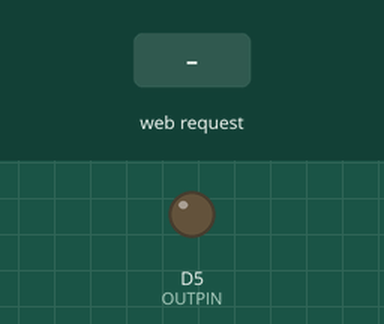
Recording of a sketch running on a simulated ESP8266 (NodeMCU). Parts: output pins drawn as LEDs (lit = HIGH). The inputs (shaded band) are chosen by the test bench. WiFi joins after 1.5 s; servers stay silent unless stated; what the sketch prints to the serial monitor is not drawn.

Above: at 2.7 s.
2.8 s: HTTP request GET /s1/off received
At 3.4 s:
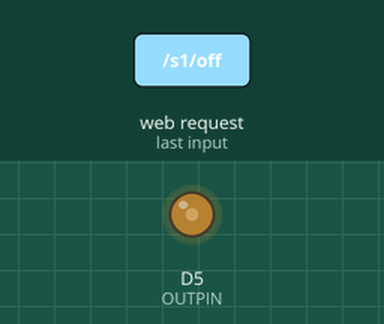
5.3 s: HTTP request GET /s2/on received
At 7.4 s:
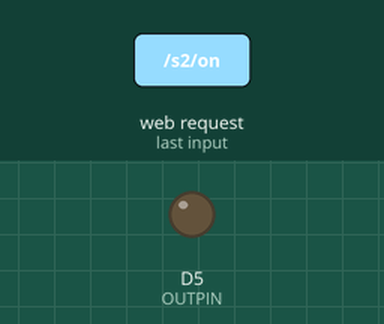
Timing chart, 0 to 8.9 s (numbered marks = the images above; inputs shaded):
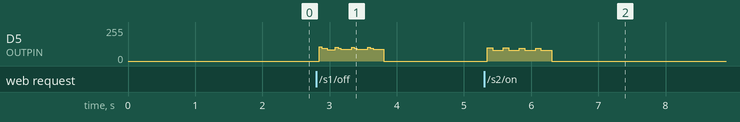

The sketch:

IoT_Smart_Wireless_Switch.ino
```cpp
/************************************************************

  Complete project details at http://randomnerdtutorials.com

  v1.0 9 April 2018

************************************************************** */

// Load Wi-Fi library
#include <ESP8266WiFi.h>

#define OUTPIN D5
#define SHORTPULSE 316
#define LONGPULSE 818
#define sw1_on    0     // This is the referece index in rccmds[]
#define sw1_off   1
#define sw2_on    2
#define sw2_off   3

const byte rfcmds[]={0xF,0xE,0xD,0xC,0xB,0xA,0x7,0x6,0x4,0x8};      //nocmd, 1 on/off,2 on/off,3 on/off,4 on/off,all on/off
const unsigned long address=0x12340;                                //this could be any 20bit value (not all tested)

// Replace with your network credentials
const char* ssid     = " your WiFi Router SSID here";
const char* password = " your WiFi password here ";


// Set web server port number to 80
WiFiServer server(80);

// Variable to store the HTTP request
String header;

// Auxiliar variables to store the current output state
String output_1_State = "off";
String output_2_State = "off";


void setup() {
  pinMode(OUTPIN,OUTPUT);   //pin for 433MHz data

  output_1_State = "off";
  output_2_State = "off";

  Serial.begin(115200);

  // Connect to Wi-Fi network with SSID and password
  Serial.print("Connecting to ");
  Serial.println(ssid);
  WiFi.begin(ssid, password);
  while (WiFi.status() != WL_CONNECTED) {
    delay(500);
    Serial.print(".");
  }
  // Print local IP address and start web server
  Serial.println("");
  Serial.println("WiFi connected.");
  Serial.println("IP address: ");
  Serial.println(WiFi.localIP());
  server.begin();
}

void loop(){
  WiFiClient client = server.available();   // Listen for incoming clients

  if (client) {                             // If a new client connects,
    Serial.println("New Client.");          // print a message out in the serial port
    String currentLine = "";                // make a String to hold incoming data from the client
    while (client.connected()) {            // loop while the client's connected
      if (client.available()) {             // if there's bytes to read from the client,
        char c = client.read();             // read a byte, then
        Serial.write(c);                    // print it out the serial monitor
        header += c;
        if (c == '\n') {                    // if the byte is a newline character
          // if the current line is blank, you got two newline characters in a row.
          // that's the end of the client HTTP request, so send a response:
          if (currentLine.length() == 0) {
            // HTTP headers always start with a response code (e.g. HTTP/1.1 200 OK)
            // and a content-type so the client knows what's coming, then a blank line:
            client.println("HTTP/1.1 200 OK");
            client.println("Content-type:text/html");
            client.println("Connection: close");
            client.println();

            // turns the wireless switches on and off
            if (header.indexOf("GET /s1/on") >= 0) {
              Serial.println("Switch 1 on");
              output_1_State = "on";
              sendrf(packet(address,rfcmds[sw1_on]));  // send command to RF receiver
            } else if (header.indexOf("GET /s1/off") >= 0) {
              Serial.println("Switch 1 off");
              sendrf(packet(address,rfcmds[sw1_off]));  // send command to RF receiver
              output_1_State = "off";
            } else if (header.indexOf("GET /s2/on") >= 0) {
              Serial.println("Switch 2 on");
              sendrf(packet(address,rfcmds[sw2_on]));  // send command to RF receiver
              output_2_State = "on";
            } else if (header.indexOf("GET /s2/off") >= 0) {
              Serial.println("Switch 2 off");
              sendrf(packet(address,rfcmds[sw2_off]));  // send command to RF receiver
              output_2_State = "off";
            }

            // Display the HTML web page
            client.println("<!DOCTYPE html><html>");
            client.println("<head><meta name=\"viewport\" content=\"width=device-width, initial-scale=1\">");
            client.println("<link rel=\"icon\" href=\"data:,\">");
            // CSS to style the on/off buttons
            // Feel free to change the background-color and font-size attributes to fit your preferences
            client.println("<style>html { font-family: Helvetica; display: inline-block; margin: 0px auto; text-align: center;}");
            client.println(".button { background-color: #195B6A; border: none; color: white; padding: 16px 40px;");
            client.println("text-decoration: none; font-size: 30px; margin: 2px; cursor: pointer;}");
            client.println(".button2 {background-color: #77878A;}</style></head>");

            // Web Page Heading
            client.println("<body><h2>Jaycar</h2>");
            client.println("<h1>IoT Smart Wireless Switch</h1>");
            client.println("<h2> </h2>");

            // Display current state, and ON/OFF buttons for Switch 1
            client.println("<p>Bedroom Lights - " + output_1_State + "</p>");
            // If the output_1_State is off, it displays the ON button
            if (output_1_State=="off") {
              client.println("<p><a href=\"/s1/on\"><button class=\"button\">ON</button></a></p>");
            } else {
              client.println("<p><a href=\"/s1/off\"><button class=\"button button2\">OFF</button></a></p>");
            }

            // Display current state, and ON/OFF buttons for Switch 2
            client.println("<p>Kitchen Lights - " + output_2_State + "</p>");
            // If the output_2_State is off, it displays the ON button
            if (output_2_State=="off") {
              client.println("<p><a href=\"/s2/on\"><button class=\"button\">ON</button></a></p>");
            } else {
              client.println("<p><a href=\"/s2/off\"><button class=\"button button2\">OFF</button></a></p>");
            }
            client.println("</body></html>");

            // The HTTP response ends with another blank line
            client.println();
            // Break out of the while loop
            break;
          } else { // if you got a newline, then clear currentLine
            currentLine = "";
          }
        } else if (c != '\r') {  // if you got anything else but a carriage return character,
          currentLine += c;      // add it to the end of the currentLine
        }
      }
    }
    // Clear the header variable
    header = "";
    // Close the connection
    client.stop();
    Serial.println("Client disconnected.");
    Serial.println("");
  }
}

unsigned long packet(unsigned long a,byte c){     //takes address, command, calculates crc and sends it
  unsigned long p;
  byte cx;
  p=((a&0xFFFFF)<<4)|(c&0xF);
  cx=rfcrc(p);
  p=(p<<8)|cx;
  return p;
}

byte rfcrc(unsigned long d){                      //calculate crc
  byte a,b,c;
  a=reverse(d>>16);
  b=reverse(d>>8);
  c=reverse(d);
  return reverse(a+b+c);
}


byte reverse(byte d){                             //reverse bit order in byte
  return ((d&0x80)>>7)|((d&0x40)>>5)|((d&0x20)>>3)|((d&0x10)>>1)|((d&0x08)<<1)|((d&0x04)<<3)|((d&0x02)<<5)|((d&0x01)<<7);
}

void sendrf(unsigned long int k){          //send a raw packet
  unsigned long int i;
  for(int r=0;r<20;r++){                   //do repeats-- do more if success rate is low
    for(i=0x80000000UL;i>0;i=i>>1){        //32 bits of sequence
      if(i&k){                             //hi bit
        digitalWrite(OUTPIN,HIGH);
        delayMicroseconds(LONGPULSE);
        digitalWrite(OUTPIN,LOW);
        delayMicroseconds(SHORTPULSE);
      }else{                               //lo bit
        digitalWrite(OUTPIN,HIGH);
        delayMicroseconds(SHORTPULSE);
        digitalWrite(OUTPIN,LOW);
        delayMicroseconds(LONGPULSE);
      }
    }
    digitalWrite(OUTPIN,HIGH);        //3 more lo bits
    delayMicroseconds(SHORTPULSE);
    digitalWrite(OUTPIN,LOW);
    delayMicroseconds(LONGPULSE);
    digitalWrite(OUTPIN,HIGH);
    delayMicroseconds(SHORTPULSE);
    digitalWrite(OUTPIN,LOW);
    delayMicroseconds(LONGPULSE);
    digitalWrite(OUTPIN,HIGH);
    delayMicroseconds(SHORTPULSE);
    digitalWrite(OUTPIN,LOW);
    delayMicroseconds(LONGPULSE);
    delayMicroseconds(8000);          //brief delay between repeats
  }
}
```
